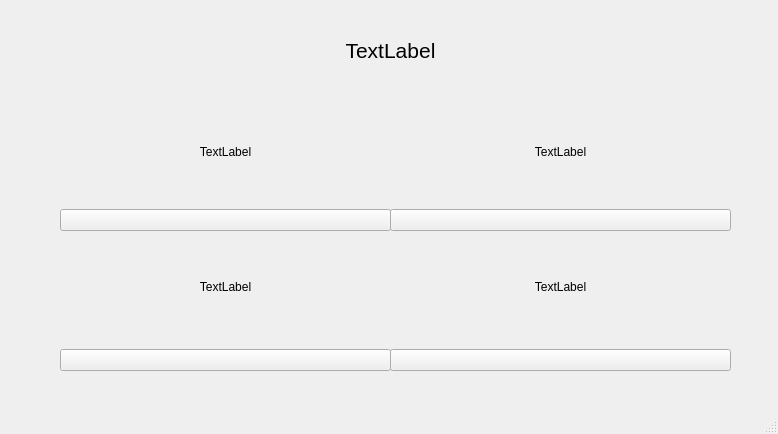
<?xml version="1.0" encoding="UTF-8"?>
<ui version="4.0">
 <class>MainWindow2</class>
 <widget class="QMainWindow" name="MainWindow2">
  <property name="geometry">
   <rect>
    <x>0</x>
    <y>0</y>
    <width>778</width>
    <height>434</height>
   </rect>
  </property>
  <property name="windowTitle">
   <string>MainWindow</string>
  </property>
  <widget class="QWidget" name="centralwidget">
   <widget class="QWidget" name="verticalLayoutWidget">
    <property name="geometry">
     <rect>
      <x>60</x>
      <y>230</y>
      <width>331</width>
      <height>141</height>
     </rect>
    </property>
    <layout class="QVBoxLayout" name="verticalLayout">
     <item>
      <widget class="QLabel" name="labela3">
       <property name="enabled">
        <bool>true</bool>
       </property>
       <property name="text">
        <string>TextLabel</string>
       </property>
       <property name="alignment">
        <set>Qt::AlignCenter</set>
       </property>
      </widget>
     </item>
     <item>
      <widget class="QPushButton" name="pushButtona3">
       <property name="text">
        <string/>
       </property>
      </widget>
     </item>
    </layout>
   </widget>
   <widget class="QWidget" name="verticalLayoutWidget_2">
    <property name="geometry">
     <rect>
      <x>390</x>
      <y>230</y>
      <width>341</width>
      <height>141</height>
     </rect>
    </property>
    <layout class="QVBoxLayout" name="verticalLayout_4">
     <item>
      <widget class="QLabel" name="labela4">
       <property name="text">
        <string>TextLabel</string>
       </property>
       <property name="alignment">
        <set>Qt::AlignCenter</set>
       </property>
      </widget>
     </item>
     <item>
      <widget class="QPushButton" name="pushButtona4">
       <property name="text">
        <string/>
       </property>
      </widget>
     </item>
    </layout>
   </widget>
   <widget class="QWidget" name="verticalLayoutWidget_3">
    <property name="geometry">
     <rect>
      <x>390</x>
      <y>100</y>
      <width>341</width>
      <height>131</height>
     </rect>
    </property>
    <layout class="QVBoxLayout" name="verticalLayout_5">
     <item>
      <widget class="QLabel" name="labela2">
       <property name="text">
        <string>TextLabel</string>
       </property>
       <property name="alignment">
        <set>Qt::AlignCenter</set>
       </property>
      </widget>
     </item>
     <item>
      <widget class="QPushButton" name="pushButtona2">
       <property name="text">
        <string/>
       </property>
      </widget>
     </item>
    </layout>
   </widget>
   <widget class="QWidget" name="verticalLayoutWidget_4">
    <property name="geometry">
     <rect>
      <x>60</x>
      <y>100</y>
      <width>331</width>
      <height>131</height>
     </rect>
    </property>
    <layout class="QVBoxLayout" name="verticalLayout_6">
     <item>
      <widget class="QLabel" name="labela1">
       <property name="text">
        <string>TextLabel</string>
       </property>
       <property name="alignment">
        <set>Qt::AlignCenter</set>
       </property>
      </widget>
     </item>
     <item>
      <widget class="QPushButton" name="pushButtona1">
       <property name="text">
        <string/>
       </property>
      </widget>
     </item>
    </layout>
   </widget>
   <widget class="QLabel" name="fragelabel">
    <property name="geometry">
     <rect>
      <x>0</x>
      <y>0</y>
      <width>781</width>
      <height>101</height>
     </rect>
    </property>
    <property name="font">
     <font>
      <pointsize>16</pointsize>
     </font>
    </property>
    <property name="text">
     <string>TextLabel</string>
    </property>
    <property name="alignment">
     <set>Qt::AlignCenter</set>
    </property>
   </widget>
  </widget>
  <widget class="QMenuBar" name="menubar">
   <property name="geometry">
    <rect>
     <x>0</x>
     <y>0</y>
     <width>778</width>
     <height>19</height>
    </rect>
   </property>
  </widget>
  <widget class="QStatusBar" name="statusbar"/>
 </widget>
 <resources/>
 <connections/>
</ui>
